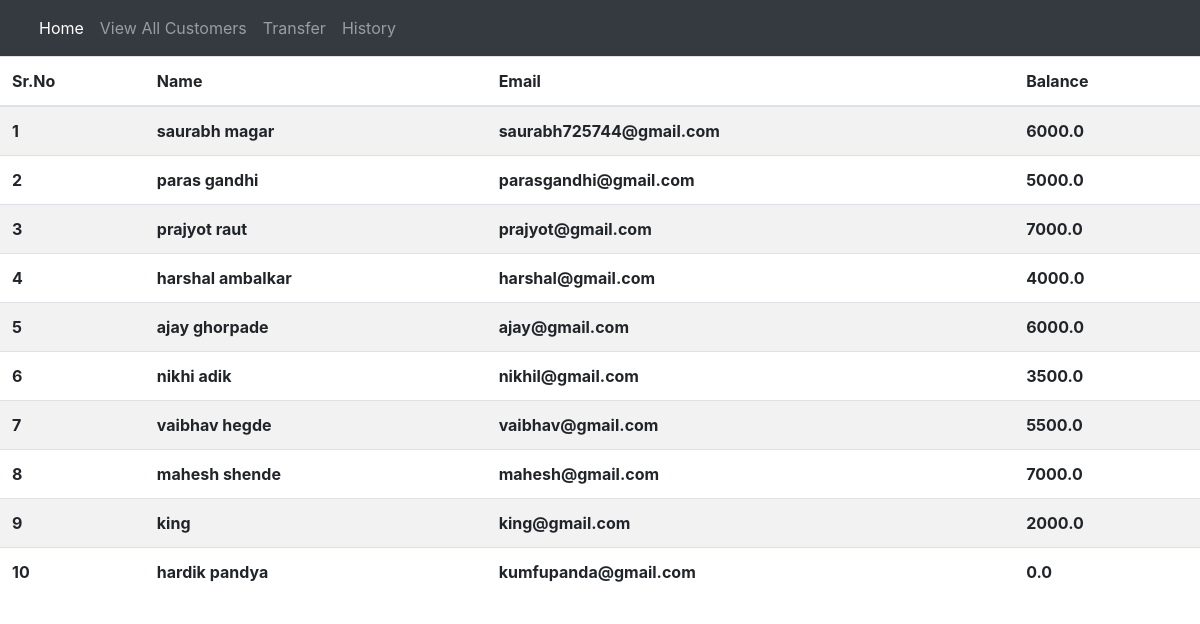
/bank/viewallcust, run on the app's committed database.
### bank/models.py (models this page shows, shortened)
class Customer(models.Model):
    cust_id=models.AutoField(primary_key=True)
    cust_name=models.CharField(max_length=50)
    cust_email=models.EmailField()
    cust_bal=models.FloatField()

### bank/views.py (the view)
# urls.py: path('viewallcust',views.viewallcust,name='viewallcust'),
def viewallcust(request):
    customers=Customer.objects.all()
    n=len(customers)
    params={'customer':customers,'range':range(1,n)}
    return render(request, 'bank/viewallcust.html',params)

### bank/templates/bank/viewallcust.html (shortened to what this page needs)
{% extends 'bank/basic.html' %}
{% block body %}
      <table class="table table-striped">
          <thead>
            <tr>
              <th scope="col">Sr.No</th>
              <th scope="col">Name</th>
              <th scope="col">Email</th>
              <th scope="col">Balance</th>
          </thead>
          <tbody>
          {% for i in customer %}
            <tr>
                <th scope="col">{{forloop.counter}}</th>
                <th scope="col">{{i.cust_name}}</th>
                <th scope="col">{{i.cust_email}}</th>
                <th scope="col">{{i.cust_bal}}</th>
            </tr>
          {% endfor %}
          </tbody>
      </table>
{% endblock %}

### bank/templates/bank/basic.html (shortened to what this page needs)
<!doctype html>
<html lang="en">
  <head>
  <link rel="stylesheet" href="https://cdn.jsdelivr.net/npm/bootstrap@4.5.3/dist/css/bootstrap.min.css"
>
  <link rel="stylesheet" href="https://stackpath.bootstrapcdn.com/font-awesome/4.7.0/css/font-awesome.min.css">
  </head>
  <body>
      <nav class="navbar navbar-expand-lg navbar-dark bg-dark">
        <div class="container-fluid">
          <div class="collapse navbar-collapse" id="navbarNav">
            <ul class="navbar-nav">
              <li class="nav-item">
                <a class="nav-link active" aria-current="page" href="/bank">Home</a>
              </li>
              <li class="nav-item">
                <a class="nav-link" href="viewallcust">View All Customers</a>
              </li>
              <li class="nav-item">
                <a class="nav-link" href="transfer">Transfer</a>
              </li>
              <li class="nav-item">
                <a class="nav-link" href="history">History</a>
              </li>
            </ul>
          </div>
        </div>
      </nav>
      {% block body %}{% endblock %}
  </body>
</html>

### data on the page
Customer: cust_name "saurabh magar", cust_email "saurabh725744@gmail.com", cust_bal "6000.0"
Customer: cust_name "paras gandhi", cust_email "parasgandhi@gmail.com", cust_bal "5000.0"
Customer: cust_name "prajyot raut", cust_email "prajyot@gmail.com", cust_bal "7000.0"
Customer: cust_name "harshal ambalkar", cust_email "harshal@gmail.com", cust_bal "4000.0"
Customer: cust_name "ajay ghorpade", cust_email "ajay@gmail.com", cust_bal "6000.0"
Customer: cust_name "nikhi adik", cust_email "nikhil@gmail.com", cust_bal "3500.0"
Customer: cust_name "vaibhav hegde", cust_email "vaibhav@gmail.com", cust_bal "5500.0"
Customer: cust_name "mahesh shende", cust_email "mahesh@gmail.com", cust_bal "7000.0"
Customer: cust_name "king", cust_email "king@gmail.com", cust_bal "2000.0"
Customer: cust_name "hardik pandya", cust_email "kumfupanda@gmail.com", cust_bal "0.0"
